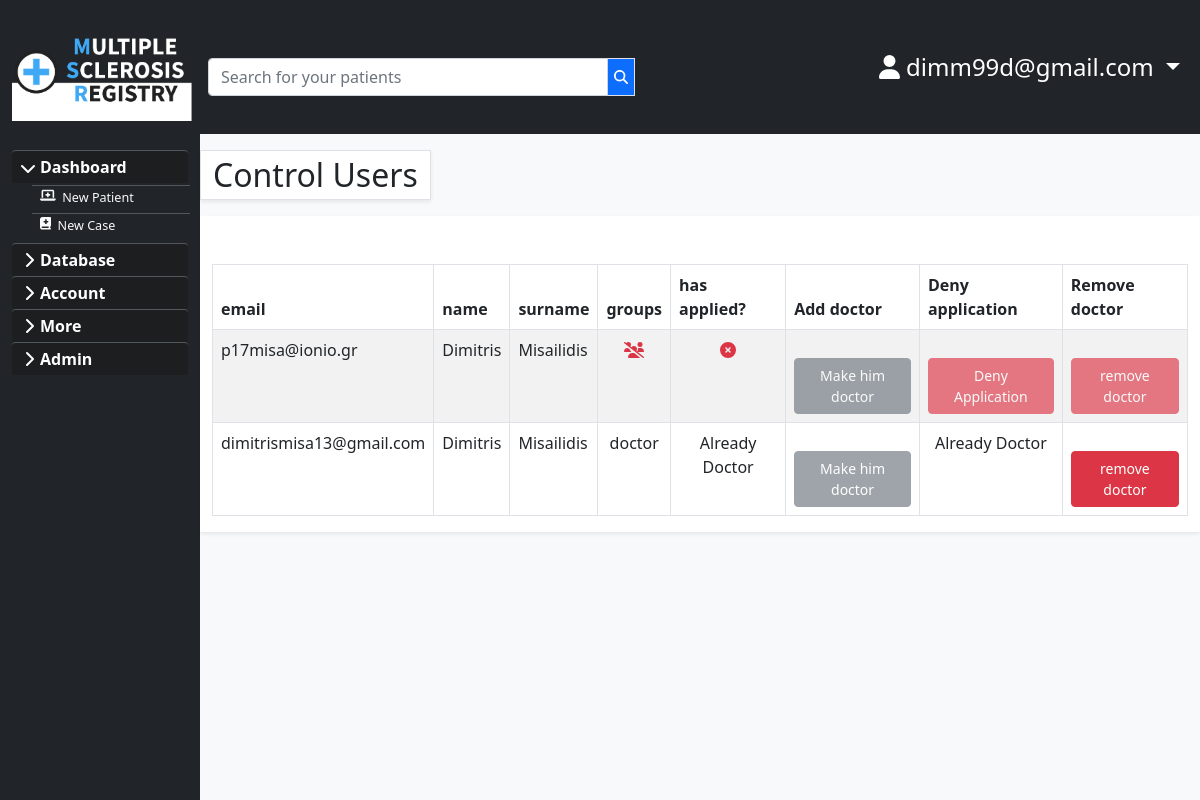
Screenshot of /adminusers/ (signed in) with the database file from the repository.
### users/models.py (models this page shows, shortened)
class User(AbstractBaseUser, PermissionsMixin):
    email = models.EmailField(max_length=254, unique=True)
    is_staff = models.BooleanField(default=False)
    is_superuser = models.BooleanField(default=False)
    is_active = models.BooleanField(default=True)
    last_login = models.DateTimeField(null=True, blank=True)
    date_joined = models.DateTimeField(auto_now_add=True)
    name = models.CharField(max_length=25, null=True, blank=True)
    surname = models.CharField(max_length=25, null=True, blank=True)
    USERNAME_FIELD = 'email'
    EMAIL_FIELD = 'email'
    REQUIRED_FIELDS = ['name','surname']
    objects = UserManager()

### main/decorators.py (the view)
        def wrapper_func(request,**kwargs):
            group=None
            if request.user.groups.exists():
                group=request.user.groups.all()[0].name
            if group in allowed_roles:
                return view_func(request,**kwargs)
            else:
                return redirect('/')
            return view_func(request,**kwargs)

### main/templatetags/hasapplied.py (called while the page is built)
@register.filter(name='hasapplied')
def hasapplied(user):
    try:
        app = DoctorApplication.objects.filter(user=user).last()
    except DoctorApplication.DoesNotExist:
        app=None
    return True if app else False

### main/templatetags/hasgroup.py (called while the page is built)
@register.filter(name='has_group')
def has_group(user, group_name):
    group = Group.objects.get(name=group_name)
    return True if group in user.groups.all() else False

### main/views.py (called while the page is built)
@login_required
@allowed_users(allowed_roles=['admin'])
def adminusers(request):
    users=User.objects.filter(~Q(id=request.user.id))
    apps=DoctorApplication.objects.all()
    return render(request, 'main/admin/adminusers.html', {'users':users,'apps':apps} )

### main/templates/main/admin/adminusers.html (shortened to what this page needs)
{% extends 'main/main_template.html' %}
{% load hasgroup %}
{% load hasapplied %}
{% load static %}
{% block content %}
<link href="{% static 'main/sidebar.css'%}" rel="stylesheet">
    <div class="row">
      {% include 'main/sidebar.html' %}
      <div class="asbcontent col-md-10 col-sm-12 mt-3">
        <div class="row ">
          <p class="fs-2 bg-white border w-auto shadow-sm">Control Users</p>
        </div>
        <div class="row justify-content-center">
          <div class=" col-xl-12 col-xxl-9 bg-white shadow-sm pt-5  mb-5">
            <table id="table_id" class="table table-bordered table-striped border-top table-hover" style="width: 100%;">
                <thead>
                  <tr>
                    <th>email</th>
                    <th>name</th>
                    <th>surname</th>
                    <th>groups</th>
                    <th>has applied?</th>
                    <th>Add doctor</th>
                    <th>Deny application</th>
                    <th>Remove doctor</th>
                  </tr>
                </thead>
                <tbody>
                {% for user in users %}
                    <tr>
                        <td>{{user.email}}</td>
                        <td>{{user.name}}</td>
                        <td>{{user.surname}}</td>
                        <td class=" text-center">
                          {% if user.groups.all%}
                            {% for group in user.groups.all %}
                              {{ group }}
                            {% endfor %}
                          {%else%}
                          <a  data-bs-toggle="tooltip" title="No groups"><i class="fas fa-users-slash text-danger"></i></a>
                          {%endif%}
                        </td>
                        {% if user|has_group:"doctor" %}
                          <td class=" text-center">Already Doctor</td>
                          <td >
                            <a class="btn btn-secondary disabled" href="{% url 'main:addgrouptouser' user.id %}">Make him doctor</a>
                          </td>
                          <td class=" text-center">Already Doctor</td>
                          <td>
                            <a class="btn btn-danger" href="{% url 'main:removegrouptouser' user.id %}">remove doctor</a>
                          </td>
                        {% else %}
                          {% if user|hasapplied%}
                            <td class=" text-center"><i class="fas fa-check-circle text-success"></i></td>
                            <td>
                              <a class="btn btn-primary" href="{% url 'main:addgrouptouser' user.id %}">Make him doctor</a>
                            </td>
                            <td>
                              <a class="btn btn-danger" href="{% url 'main:denyapplication' user.id %}">Deny Application</a>
                            </td>
                            <td>
                              <a class="btn btn-danger disabled" href="{% url 'main:removegrouptouser' user.id %}">Remove doctor</a>
                            </td>
                          {% else %}
                            <td class=" text-center"><i class="fas fa-times-circle text-danger"></i></td>
                            <td>
                              <a class="btn btn-secondary disabled" href="{% url 'main:addgrouptouser' user.id %}">Make him doctor</a>
                            </td>
                            <td>
                              <a class="btn btn-danger disabled" href="{% url 'main:denyapplication' user.id %}">Deny Application</a>
                            </td>
                            <td>
                              <a class="btn btn-danger disabled" href="{% url 'main:removegrouptouser' user.id %}">remove doctor</a>
                            </td>
                          {% endif%}
                        {% endif %}
                  </tr>
                  {% endfor %}
                  </tbody>
            </table>
            </div>
            </div>
            </div>
            </div>
{% endblock %}

### main/templates/main/navbar.html (shortened to what this page needs)
{% load static %}
<div class="row">
  <nav class="navbar navbar-expand-md bg-dark navbar-dark ">
    <div class="col-2" id="headernav">
      <div class="navbar-header">
        <a class=" navbar-brand d-block " href="{% url 'main:homepage' %}">
          <img class="main-icon" src="{% static 'main/brand.png' %}" alt="">
        </a>
      </div>
    </div>
      {% if user.is_authenticated %}
      <div class="col-10" id="navitems">
      <div class="collapse navbar-collapse bg-dark b-0 " id="navbarcollapse">
        <div id="navsearch">
          {% include 'main/search.html' %}
        </div>
        <ul class="nav navbar-nav ms-auto">
          <li class="nav-item dropdown">
            <a  class="fs-4 nav-link dropdown-toggle text-white" href="#" id="userdropdown" role="button" data-bs-toggle="dropdown" aria-haspopup="true" aria-expanded="false">
              <i class="fas fa-user"></i> {{ user.email }}
            </a>
          </li>
        </ul>
      </div>
      </div>
      {% endif %}
    </div>
</div>

### main/static/main/styling.css (style rules this page uses)
.navbar { background: #e7e7e7; }
.main-icon { object-fit: contain; width: 9em; height:auto; }
html,body { height: 100%; overflow: auto; margin-left: calc(100vw - 100%); margin-right: 0; }
.btn { font-size: 14px; margin-top:20px; }

### main/static/main/sidebar.css (style rules this page uses)
.dropdown-toggle { outline: 0; }

### rows the page displays
User: email "dimm99d@gmail.com"
User: email "p17misa@ionio.gr", name "Dimitris", surname "Misailidis", shows "Make him doctor"
User: email "dimitrismisa13@gmail.com", name "Dimitris", surname "Misailidis", shows "Already Doctor"

### other values shown
{{ group }} "doctor"
